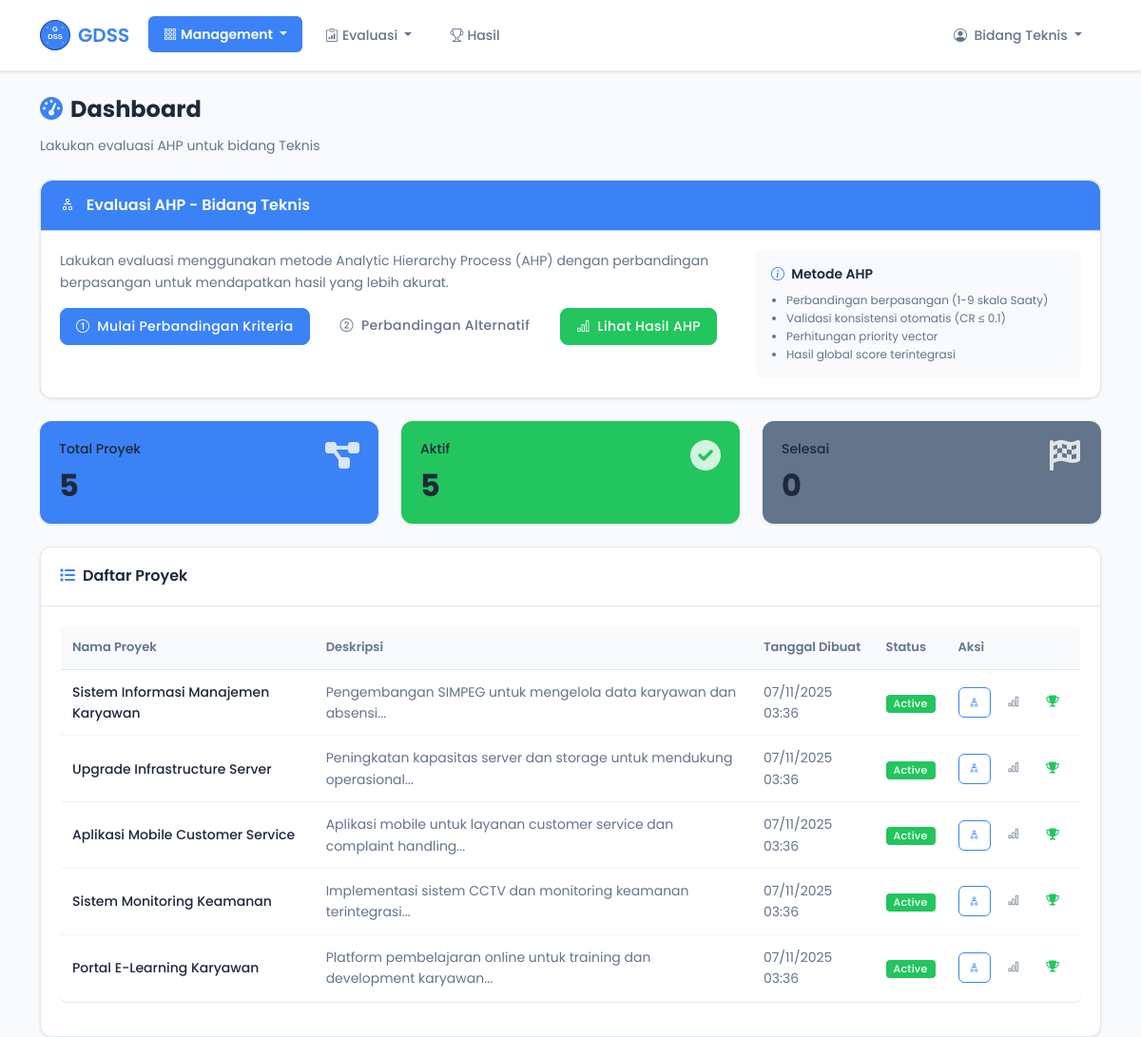
The app's page /dashboard.php (signed in) with its own data.
### tables this page shows
CREATE TABLE projects (
    id INT PRIMARY KEY AUTO_INCREMENT,
    code VARCHAR(20) UNIQUE NOT NULL,
    name VARCHAR(200) NOT NULL,
    location VARCHAR(100) NOT NULL,
    date_offer DATE NOT NULL,
    description TEXT,
    status ENUM('active', 'completed', 'cancelled') DEFAULT 'active',
    created_at TIMESTAMP DEFAULT CURRENT_TIMESTAMP
);

### dashboard.php (the view, shortened to what the rows shown need)
<?php
require_once 'functions.php';
$projects = getProjects();
?>
<!DOCTYPE html>
<html lang="id">
<head>
    <link href="https://cdn.jsdelivr.net/npm/bootstrap@5.3.0/dist/css/bootstrap.min.css" rel="stylesheet">
    <link href="https://cdn.jsdelivr.net/npm/bootstrap-icons@1.10.0/font/bootstrap-icons.css" rel="stylesheet">
    <link href="https://cdnjs.cloudflare.com/ajax/libs/font-awesome/6.0.0/css/all.min.css" rel="stylesheet">
    <link rel="stylesheet" href="assets/css/style.css">
</head>
<body>
    <div class="container mt-4">
        <div class="row mb-4">
            <div class="col">
                <h2 style="font-family: 'Poppins', sans-serif; font-weight: 700; color: #1E293B; font-size: 24px;"><i class="fas fa-tachometer-alt me-2" style="color: #3B82F6;"></i>Dashboard</h2>
            </div>
        </div>
        <div class="card" style="border: 1px solid #E2E8F0; border-radius: 12px; box-shadow: 0 1px 3px 0 rgba(0, 0, 0, 0.1);">
            <div class="card-body" style="padding: 20px;">
                <?php if (empty($projects)): ?>
                    <div class="text-center py-5">
                        <i class="fas fa-folder-open" style="font-size: 48px; color: #94A3B8; margin-bottom: 16px;"></i>
                        <h5 style="font-family: 'Poppins', sans-serif; font-weight: 600; color: #1E293B; font-size: 16px;">Belum ada proyek</h5>
                        <?php if (hasRole('supervisor')): ?>
                            <p style="font-family: 'Poppins', sans-serif; color: #64748B; font-size: 14px;">Mulai dengan membuat proyek baru</p>
                            <a href="projects.php?action=create" class="btn btn-primary" style="background: #3B82F6; border-color: #3B82F6; font-family: 'Poppins', sans-serif; font-weight: 500; border-radius: 8px; padding: 8px 16px;">
                                <i class="fas fa-plus me-1"></i>Buat Proyek Pertama
                            </a>
                        <?php else: ?>
                            <p style="font-family: 'Poppins', sans-serif; color: #64748B; font-size: 14px;">Belum ada proyek untuk dievaluasi. Hubungi supervisor untuk menambah proyek.</p>
                        <?php endif; ?>
                    </div>
                <?php else: ?>
                    <div class="table-responsive">
                        <table class="table table-hover" style="font-family: 'Poppins', sans-serif;">
                            <thead>
                                <tr style="background: #F8FAFC;">
                                    <th style="font-weight: 600; color: #64748B; font-size: 13px; border-bottom: 1px solid #E2E8F0; padding: 12px;">Nama Proyek</th>
                                    <th style="font-weight: 600; color: #64748B; font-size: 13px; border-bottom: 1px solid #E2E8F0; padding: 12px;">Deskripsi</th>
                                    <th style="font-weight: 600; color: #64748B; font-size: 13px; border-bottom: 1px solid #E2E8F0; padding: 12px;">Tanggal Dibuat</th>
                                    <th style="font-weight: 600; color: #64748B; font-size: 13px; border-bottom: 1px solid #E2E8F0; padding: 12px;">Status</th>
                                    <th style="font-weight: 600; color: #64748B; font-size: 13px; border-bottom: 1px solid #E2E8F0; padding: 12px;">Aksi</th>
                                </tr>
                            </thead>
                            <tbody>
                                <?php foreach ($projects as $project): ?>
                                <tr style="border-bottom: 1px solid #F1F5F9;">
                                    <td style="padding: 12px;">
                                        <strong style="color: #1E293B; font-size: 14px; font-weight: 500;"><?php echo htmlspecialchars($project['name']); ?></strong>
                                    </td>
                                    <td style="color: #64748B; font-size: 14px; padding: 12px;"><?php echo htmlspecialchars(substr($project['description'], 0, 100)); ?>...</td>
                                    <td style="color: #64748B; font-size: 14px; padding: 12px;"><?php echo date('d/m/Y H:i', strtotime($project['created_at'])); ?></td>
                                    <td style="padding: 12px;">
                                        <span class="badge" style="background: <?php echo $project['status'] == 'active' ? '#22C55E' : '#64748B'; ?>; font-family: 'Poppins', sans-serif; font-size: 11px; font-weight: 500; padding: 4px 8px; border-radius: 4px; color: white;">
                                            <?php echo ucfirst($project['status']); ?>
                                        </span>
                                    </td>
                                    <td style="padding: 12px;">
                                        <div class="d-flex gap-2">
                                            <?php if (!hasRole('supervisor')): ?>
                                                <a href="ahp_comparison.php?step=criteria" class="btn btn-outline-primary" title="Evaluasi AHP" style="border-color: #3B82F6; color: #3B82F6; font-family: 'Poppins', sans-serif; font-weight: 500; font-size: 12px; padding: 6px 10px; border-radius: 6px;">
                                                    <i class="bi bi-diagram-2"></i>
                                                </a>
                                                <a href="ahp_results.php" class="btn btn-outline-secondary" title="Hasil AHP" style="border-color: #64748B; color: #64748B; font-family: 'Poppins', sans-serif; font-weight: 500; font-size: 12px; padding: 6px 10px; border-radius: 6px;">
                                                    <i class="bi bi-bar-chart"></i>
                                                </a>
                                            <?php endif; ?>
                                            <a href="results.php" class="btn btn-outline-success" title="Hasil Konsensus" style="border-color: #22C55E; color: #22C55E; font-family: 'Poppins', sans-serif; font-weight: 500; font-size: 12px; padding: 6px 10px; border-radius: 6px;">
                                                <i class="fas fa-trophy"></i>
                                            </a>
                                        </div>
                                    </td>
                                </tr>
                                <?php endforeach; ?>
                            </tbody>
                        </table>
                    </div>
                <?php endif; ?>
            </div>
        </div>
    </div>
</body>
</html>

### records on screen
projects: name "Sistem Informasi Manajemen Karyawan", description "Pengembangan SIMPEG untuk mengelola data karyawan dan absensi", created_at "07/11/2025 03:36", status "Active"
projects: name "Upgrade Infrastructure Server", description "Peningkatan kapasitas server dan storage untuk mendukung operasional", created_at "07/11/2025 03:36", status "Active"
projects: name "Aplikasi Mobile Customer Service", description "Aplikasi mobile untuk layanan customer service dan complaint handling", created_at "07/11/2025 03:36", status "Active"
projects: name "Sistem Monitoring Keamanan", description "Implementasi sistem CCTV dan monitoring keamanan terintegrasi", created_at "07/11/2025 03:36", status "Active"
projects: name "Portal E-Learning Karyawan", description "Platform pembelajaran online untuk training dan development karyawan", created_at "07/11/2025 03:36", status "Active"

### other values on screen
$user['fullname'] "Bidang Teknis"
$userRole "Teknis"
count($projects) "5"
